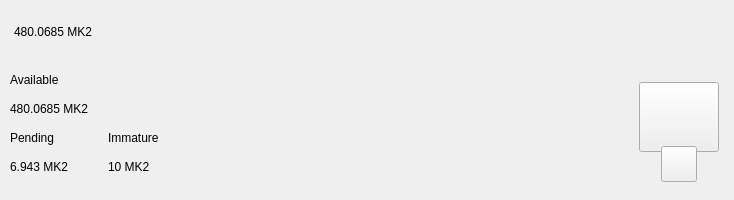
<?xml version="1.0" encoding="UTF-8"?>
<ui version="4.0">
 <class>TopBar</class>
 <widget class="QWidget" name="TopBar">
  <property name="geometry">
   <rect>
    <x>0</x>
    <y>0</y>
    <width>734</width>
    <height>200</height>
   </rect>
  </property>
  <property name="minimumSize">
   <size>
    <width>0</width>
    <height>200</height>
   </size>
  </property>
  <property name="maximumSize">
   <size>
    <width>16777215</width>
    <height>200</height>
   </size>
  </property>
  <property name="windowTitle">
   <string>Form</string>
  </property>
  <layout class="QVBoxLayout" name="verticalLayout_10" stretch="0">
   <property name="spacing">
    <number>0</number>
   </property>
   <property name="leftMargin">
    <number>0</number>
   </property>
   <property name="topMargin">
    <number>0</number>
   </property>
   <property name="rightMargin">
    <number>0</number>
   </property>
   <property name="bottomMargin">
    <number>0</number>
   </property>
   <item>
    <widget class="PFBorderImage" name="containerTop">
     <layout class="QVBoxLayout" name="verticalLayout_11">
      <property name="spacing">
       <number>0</number>
      </property>
      <property name="leftMargin">
       <number>0</number>
      </property>
      <property name="topMargin">
       <number>0</number>
      </property>
      <property name="rightMargin">
       <number>0</number>
      </property>
      <property name="bottomMargin">
       <number>0</number>
      </property>
      <item>
       <widget class="QWidget" name="top_container_2" native="true">
        <property name="minimumSize">
         <size>
          <width>0</width>
          <height>65</height>
         </size>
        </property>
        <layout class="QHBoxLayout" name="top_container">
         <property name="spacing">
          <number>0</number>
         </property>
         <property name="leftMargin">
          <number>14</number>
         </property>
         <property name="topMargin">
          <number>0</number>
         </property>
         <property name="rightMargin">
          <number>14</number>
         </property>
         <property name="bottomMargin">
          <number>0</number>
         </property>
         <item alignment="Qt::AlignVCenter">
          <widget class="QWidget" name="widgetTopAmount" native="true">
           <property name="sizePolicy">
            <sizepolicy hsizetype="Preferred" vsizetype="Maximum">
             <horstretch>0</horstretch>
             <verstretch>0</verstretch>
            </sizepolicy>
           </property>
           <layout class="QHBoxLayout" name="horizontalLayout_5">
            <property name="spacing">
             <number>0</number>
            </property>
            <property name="leftMargin">
             <number>0</number>
            </property>
            <property name="topMargin">
             <number>0</number>
            </property>
            <property name="rightMargin">
             <number>0</number>
            </property>
            <property name="bottomMargin">
             <number>0</number>
            </property>
            <item alignment="Qt::AlignTop">
             <widget class="QLabel" name="labelAmountTopMk2">
              <property name="minimumSize">
               <size>
                <width>0</width>
                <height>36</height>
               </size>
              </property>
              <property name="styleSheet">
               <string notr="true">padding:0px;margin:0px;</string>
              </property>
              <property name="text">
               <string notr="true">480.0685 MK2</string>
              </property>
             </widget>
            </item>
           </layout>
          </widget>
         </item>
         <item>
          <spacer name="horizontalSpacer">
           <property name="orientation">
            <enum>Qt::Horizontal</enum>
           </property>
           <property name="sizeHint" stdset="0">
            <size>
             <width>40</width>
             <height>20</height>
            </size>
           </property>
          </spacer>
         </item>
         <item>
          <layout class="QHBoxLayout" name="horizontalLayout_4">
           <property name="spacing">
            <number>12</number>
           </property>
           <property name="rightMargin">
            <number>0</number>
           </property>
           <item alignment="Qt::AlignRight">
            <widget class="QWidget" name="layoutSync" native="true">
             <property name="minimumSize">
              <size>
               <width>0</width>
               <height>36</height>
              </size>
             </property>
             <property name="maximumSize">
              <size>
               <width>16777215</width>
               <height>36</height>
              </size>
             </property>
             <layout class="QVBoxLayout" name="verticalLayout_9">
              <property name="leftMargin">
               <number>0</number>
              </property>
              <property name="topMargin">
               <number>0</number>
              </property>
              <property name="rightMargin">
               <number>0</number>
              </property>
              <property name="bottomMargin">
               <number>0</number>
              </property>
              <item>
               <widget class="ExpandableButton" name="pushButtonSync" native="true">
                <property name="minimumSize">
                 <size>
                  <width>36</width>
                  <height>36</height>
                 </size>
                </property>
                <property name="maximumSize">
                 <size>
                  <width>16777215</width>
                  <height>36</height>
                 </size>
                </property>
               </widget>
              </item>
             </layout>
            </widget>
           </item>
           <item>
            <widget class="ExpandableButton" name="pushButtonHDUpgrade" native="true">
             <property name="minimumSize">
              <size>
               <width>36</width>
               <height>36</height>
              </size>
             </property>
            </widget>
           </item>
           <item>
            <widget class="ExpandableButton" name="pushButtonStack" native="true">
             <property name="minimumSize">
              <size>
               <width>36</width>
               <height>36</height>
              </size>
             </property>
            </widget>
           </item>
           <item>
            <widget class="ExpandableButton" name="pushButtonColdStaking" native="true">
             <property name="minimumSize">
              <size>
               <width>36</width>
               <height>36</height>
              </size>
             </property>
            </widget>
           </item>
           <item>
            <widget class="ExpandableButton" name="pushButtonConnection" native="true">
             <property name="minimumSize">
              <size>
               <width>36</width>
               <height>36</height>
              </size>
             </property>
            </widget>
           </item>
           <item>
            <widget class="ExpandableButton" name="pushButtonTor" native="true">
             <property name="minimumSize">
              <size>
               <width>36</width>
               <height>36</height>
              </size>
             </property>
            </widget>
           </item>
           <item>
            <widget class="ExpandableButton" name="pushButtonLock" native="true">
             <property name="sizePolicy">
              <sizepolicy hsizetype="Expanding" vsizetype="Expanding">
               <horstretch>0</horstretch>
               <verstretch>0</verstretch>
              </sizepolicy>
             </property>
             <property name="minimumSize">
              <size>
               <width>36</width>
               <height>0</height>
              </size>
             </property>
            </widget>
           </item>
           <item>
            <widget class="ExpandableButton" name="pushButtonTheme" native="true">
             <property name="minimumSize">
              <size>
               <width>36</width>
               <height>36</height>
              </size>
             </property>
             <property name="maximumSize">
              <size>
               <width>16777215</width>
               <height>36</height>
              </size>
             </property>
            </widget>
           </item>
           <item>
            <widget class="ExpandableButton" name="pushButtonFAQ" native="true">
             <property name="minimumSize">
              <size>
               <width>36</width>
               <height>36</height>
              </size>
             </property>
            </widget>
           </item>
          </layout>
         </item>
        </layout>
       </widget>
      </item>
      <item>
       <widget class="QWidget" name="bottom_container" native="true">
        <property name="minimumSize">
         <size>
          <width>0</width>
          <height>135</height>
         </size>
        </property>
        <layout class="QHBoxLayout" name="botton_container">
         <property name="leftMargin">
          <number>10</number>
         </property>
         <property name="topMargin">
          <number>0</number>
         </property>
         <property name="rightMargin">
          <number>10</number>
         </property>
         <property name="bottomMargin">
          <number>10</number>
         </property>
         <item>
          <layout class="QHBoxLayout" name="horizontalLayout_3">
           <property name="bottomMargin">
            <number>9</number>
           </property>
           <item>
            <layout class="QVBoxLayout" name="verticalLayout_7">
             <property name="spacing">
              <number>0</number>
             </property>
             <property name="leftMargin">
              <number>0</number>
             </property>
             <property name="rightMargin">
              <number>30</number>
             </property>
             <item>
              <layout class="QVBoxLayout" name="verticalLayout_2">
               <item>
                <widget class="QLabel" name="labelTitle1">
                 <property name="text">
                  <string>Available</string>
                 </property>
                </widget>
               </item>
               <item>
                <widget class="QLabel" name="labelAmountMk2">
                 <property name="text">
                  <string notr="true">480.0685 MK2</string>
                 </property>
                </widget>
               </item>
              </layout>
             </item>
             <item>
              <layout class="QHBoxLayout" name="horizontalLayout_2">
               <property name="spacing">
                <number>0</number>
               </property>
               <item>
                <layout class="QVBoxLayout" name="verticalLayout_3">
                 <item>
                  <widget class="QLabel" name="labelTitle3">
                   <property name="text">
                    <string>Pending</string>
                   </property>
                  </widget>
                 </item>
                 <item>
                  <widget class="QLabel" name="labelPendingMk2">
                   <property name="text">
                    <string notr="true">6.943 MK2</string>
                   </property>
                  </widget>
                 </item>
                </layout>
               </item>
               <item>
                <spacer name="horizontalSpacer_3">
                 <property name="orientation">
                  <enum>Qt::Horizontal</enum>
                 </property>
                 <property name="sizeType">
                  <enum>QSizePolicy::Fixed</enum>
                 </property>
                 <property name="sizeHint" stdset="0">
                  <size>
                   <width>40</width>
                   <height>20</height>
                  </size>
                 </property>
                </spacer>
               </item>
               <item>
                <layout class="QVBoxLayout" name="verticalLayout_4">
                 <item>
                  <widget class="QLabel" name="labelTitle4">
                   <property name="text">
                    <string>Immature</string>
                   </property>
                  </widget>
                 </item>
                 <item>
                  <widget class="QLabel" name="labelImmatureMk2">
                   <property name="text">
                    <string notr="true">10 MK2</string>
                   </property>
                  </widget>
                 </item>
                </layout>
               </item>
              </layout>
             </item>
            </layout>
           </item>
          </layout>
         </item>
         <item>
          <spacer name="horizontalSpacer_2">
           <property name="orientation">
            <enum>Qt::Horizontal</enum>
           </property>
           <property name="sizeHint" stdset="0">
            <size>
             <width>40</width>
             <height>20</height>
            </size>
           </property>
          </spacer>
         </item>
         <item alignment="Qt::AlignHCenter|Qt::AlignVCenter">
          <widget class="QWidget" name="qrContainer" native="true">
           <property name="sizePolicy">
            <sizepolicy hsizetype="Preferred" vsizetype="Minimum">
             <horstretch>0</horstretch>
             <verstretch>0</verstretch>
            </sizepolicy>
           </property>
           <property name="minimumSize">
            <size>
             <width>90</width>
             <height>110</height>
            </size>
           </property>
           <property name="maximumSize">
            <size>
             <width>90</width>
             <height>110</height>
            </size>
           </property>
           <layout class="QVBoxLayout" name="containerQR">
            <property name="spacing">
             <number>0</number>
            </property>
            <property name="leftMargin">
             <number>5</number>
            </property>
            <property name="topMargin">
             <number>10</number>
            </property>
            <property name="rightMargin">
             <number>5</number>
            </property>
            <property name="bottomMargin">
             <number>0</number>
            </property>
            <item>
             <widget class="QPushButton" name="btnQr">
              <property name="minimumSize">
               <size>
                <width>70</width>
                <height>70</height>
               </size>
              </property>
              <property name="maximumSize">
               <size>
                <width>16777215</width>
                <height>70</height>
               </size>
              </property>
              <property name="focusPolicy">
               <enum>Qt::NoFocus</enum>
              </property>
              <property name="text">
               <string/>
              </property>
              <property name="iconSize">
               <size>
                <width>70</width>
                <height>70</height>
               </size>
              </property>
             </widget>
            </item>
            <item>
             <spacer name="verticalSpacer">
              <property name="orientation">
               <enum>Qt::Vertical</enum>
              </property>
              <property name="sizeType">
               <enum>QSizePolicy::Fixed</enum>
              </property>
              <property name="sizeHint" stdset="0">
               <size>
                <width>20</width>
                <height>20</height>
               </size>
              </property>
             </spacer>
            </item>
            <item alignment="Qt::AlignHCenter|Qt::AlignBottom">
             <widget class="QPushButton" name="pushButtonQR">
              <property name="minimumSize">
               <size>
                <width>36</width>
                <height>36</height>
               </size>
              </property>
              <property name="maximumSize">
               <size>
                <width>36</width>
                <height>36</height>
               </size>
              </property>
              <property name="focusPolicy">
               <enum>Qt::NoFocus</enum>
              </property>
              <property name="text">
               <string/>
              </property>
             </widget>
            </item>
           </layout>
          </widget>
         </item>
        </layout>
       </widget>
      </item>
     </layout>
    </widget>
   </item>
  </layout>
 </widget>
 <customwidgets>
  <customwidget>
   <class>ExpandableButton</class>
   <extends>QWidget</extends>
   <header>qt/mk2x/expandablebutton.h</header>
   <container>1</container>
  </customwidget>
  <customwidget>
   <class>PFBorderImage</class>
   <extends>QFrame</extends>
   <header>qt/mk2x/pfborderimage.h</header>
   <container>1</container>
  </customwidget>
 </customwidgets>
 <resources/>
 <connections/>
</ui>
